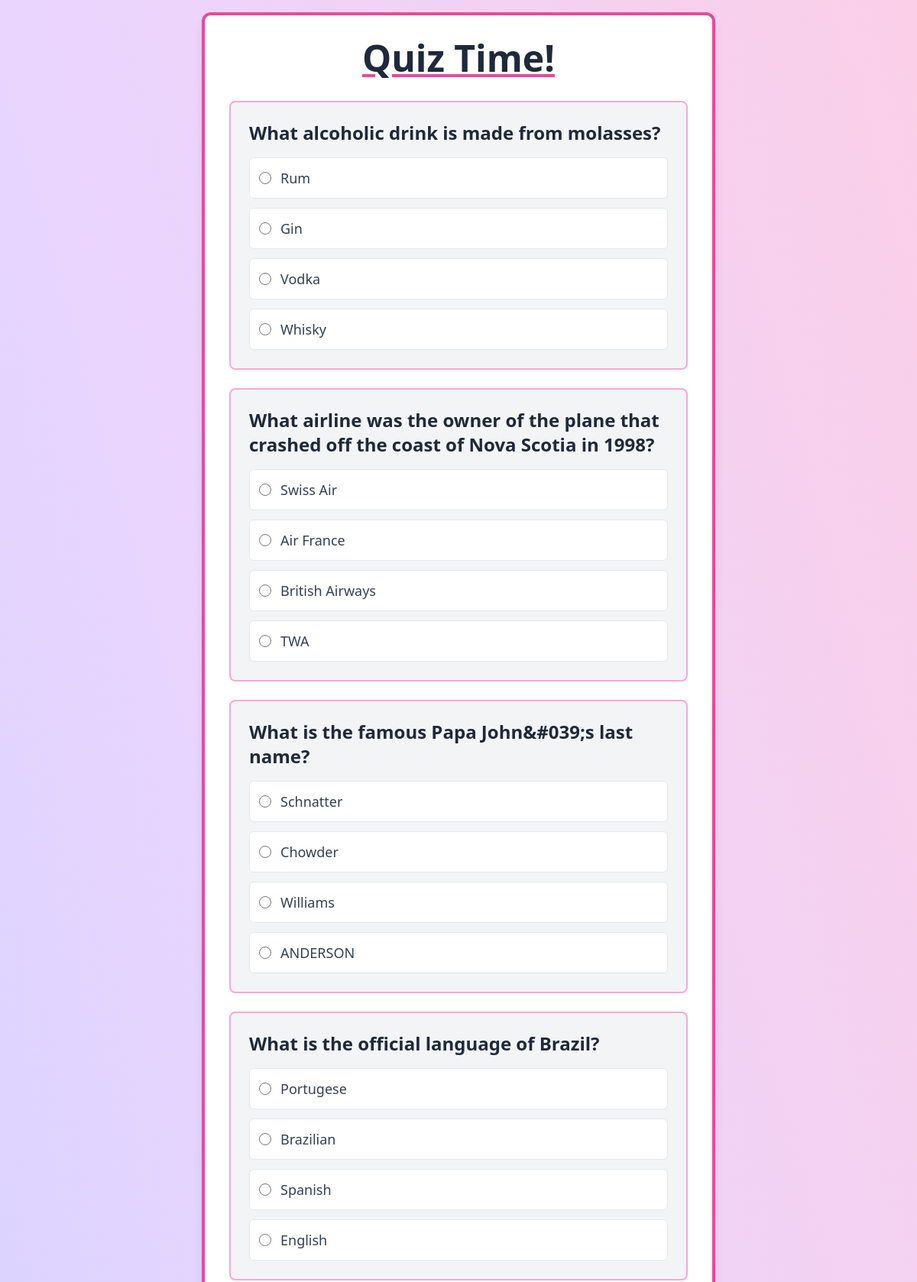
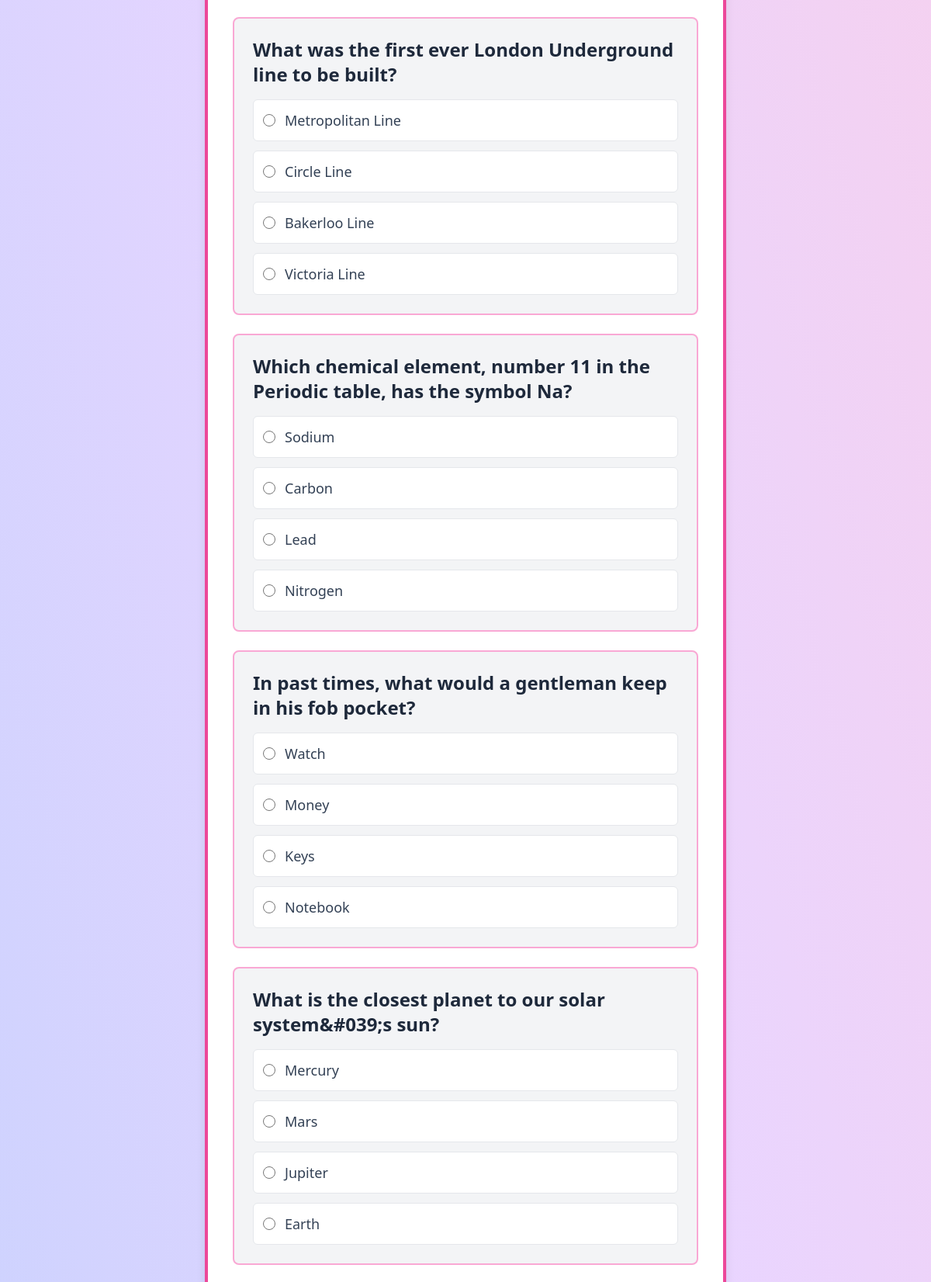
The app's page /quiz/ (upper part) with its own data (2 pictures, top to bottom).
### quiz/models.py (models this page shows, shortened)
class Question(models.Model):
    question_text = models.TextField()

class Choice(models.Model):
    question = models.ForeignKey(Question, on_delete=models.CASCADE,related_name='choices')
    choice_text = models.CharField(max_length=200)
    is_correct = models.BooleanField(default=False)

### quiz/views.py (the view, shortened to what this page needs)
# urls.py: path("", include("quiz.urls")),
def quiz(request):
    if not Question.objects.exists():
        return redirect('fetch_data')
    questions = Question.objects.prefetch_related('choices').all()
    context = {'questions': questions}
    return render(request, 'quiz/quiz.html', context)

### quiz/templates/quiz/quiz.html (shortened to what this page needs)
<!DOCTYPE html>
<html>
<head>
    <script src="https://cdn.tailwindcss.com"></script>
</head>
<body class="bg-gradient-to-tr from-indigo-200 via-purple-200 to-pink-200 min-h-screen flex flex-col items-center justify-center p-4">
    <div class="w-full max-w-2xl bg-white rounded-xl shadow-lg p-8 border-4 border-pink-500">
        <h1 class="text-5xl font-bold text-center mb-8 text-slate-800 underline decoration-pink-500">Quiz Time!</h1>
        <form method="post" class="space-y-6">
            {% for question in questions %}
                <div class="bg-gray-100 rounded-lg p-6 border-2 border-pink-300">
                    <h3 class="text-2xl font-semibold text-slate-800 mb-4">{{ question.question_text }}</h3>
                    <div class="space-y-3">
                        {% for choice in question.choices.all %}
                            <label class="block">
                                <div class="flex items-center bg-white p-3 rounded-md hover:bg-pink-50 transition duration-300 ease-in-out border border-gray-200 hover:border-pink-300">
                                    <input
                                        type="radio"
                                        name="question_{{ question.id }}"
                                        value="{{ choice.id }}"
                                        required
                                        class="mr-3 h-4 w-4 text-pink-600 focus:ring-pink-500 border-gray-300"
                                    >
                                    <span class="text-lg text-slate-700">{{ choice.choice_text }}</span>
                                </div>
                            </label>
                        {% endfor %}
                    </div>
                </div>
            {% endfor %}
        </form>
    </div>
</body>
</html>

### records on screen
Question: question_text "What alcoholic drink is made from molasses?"
Choice: choice_text "Rum"
Choice: choice_text "Gin"
Choice: choice_text "Vodka"
Choice: choice_text "Whisky"
Question: question_text "What airline was the owner of the plane that crashed off the coast of Nova Scotia in 1998?"
Choice: choice_text "Swiss Air"
Choice: choice_text "Air France"
Choice: choice_text "British Airways"
Choice: choice_text "TWA"
Question: question_text "What is the famous Papa John&#039;s last name?"
Choice: choice_text "Schnatter"
Choice: choice_text "Chowder"
Choice: choice_text "Williams"
Choice: choice_text "ANDERSON"
Question: question_text "What is the official language of Brazil?"
Choice: choice_text "Portugese"
Choice: choice_text "Brazilian"
Choice: choice_text "Spanish"
Choice: choice_text "English"
Question: question_text "What was the first ever London Underground line to be built?"
Choice: choice_text "Metropolitan Line"
Choice: choice_text "Circle Line"
Choice: choice_text "Bakerloo Line"
Choice: choice_text "Victoria Line"
Question: question_text "Which chemical element, number 11 in the Periodic table, has the symbol Na?"
Choice: choice_text "Sodium"
Choice: choice_text "Carbon"
Choice: choice_text "Lead"
Choice: choice_text "Nitrogen"
Question: question_text "In past times, what would a gentleman keep in his fob pocket?"
Choice: choice_text "Watch"
Choice: choice_text "Money"
Choice: choice_text "Keys"
Choice: choice_text "Notebook"
Question: question_text "What is the closest planet to our solar system&#039;s sun?"
Choice: choice_text "Mercury"
Choice: choice_text "Mars"
Choice: choice_text "Jupiter"
Choice: choice_text "Earth"
